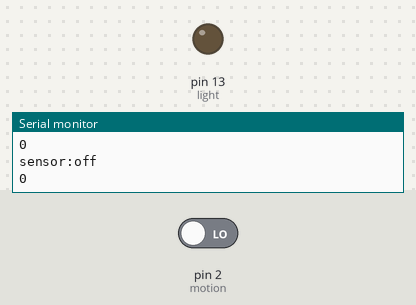
The sketch below on a simulated Arduino Uno, built with avr-gcc and run on an emulated ATmega328P. On the bench: output pins drawn as LEDs (lit = HIGH), the last lines printed to the serial monitor. Dashed ring = blinking. Inputs (shaded band) come from the test bench; at power-on: pin 2 (motion) LOW.

Above: at 4.8 s.
4.9 s: pin 2 (motion) driven HIGH
At 5.9 s:
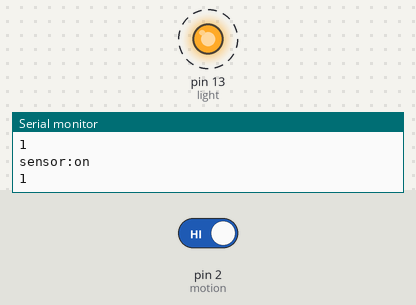
10.1 s: pin 2 (motion) driven LOW
At 11.8 s:
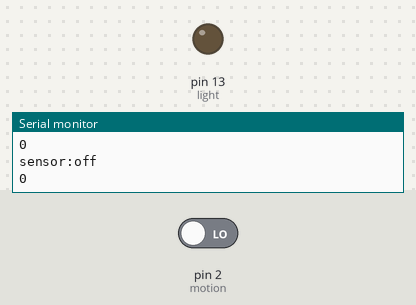
Timing chart, 0 to 13.3 s (numbered marks = the images above; inputs shaded):
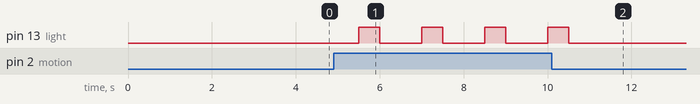

The sketch:

motionTest.ino
```cpp
// 적외선 센서 핀번호 선언
int motion = 2;
// 13번 고정 LED 핀번호 선언
int light = 13;

void setup() {
  // 적외선센서의 핀을 INPUT모드로 선언
    pinMode(motion,INPUT);
    // 13번LED센서의 핀을 OUTPUT모드로 선언
    pinMode(light, OUTPUT);
  // 시리얼 통신 속도 설정
    Serial.begin(9600);
}

void loop() {
  // 13번 LED off
  digitalWrite(light,LOW);
  delay(1000);

  // 적외선 인체감지 센서에서 값을 읽는다
  int sensor = digitalRead(motion);
  // 센서값을 시리얼 모니터에 출력
  Serial.println(sensor); //1, 0

  // 센서값이 HIGH(1)일 경우 13번 LED를 한번 깜빡인다
  if (sensor == HIGH) {
    digitalWrite(light, HIGH);
    Serial.println("sensor:on ");
    Serial.println(sensor);
    delay(500);
  } else {
    digitalWrite(light,LOW);
    Serial.println("sensor:off ");
    Serial.println(sensor);
    delay(500);
  }
}
```

Measured:
- after the input at 4.9 s, pin 13 (light): alternates HIGH for 0.50 s and LOW for 1.0 s, starting after 0.60 s
- after the input at 10.1 s, pin 13 (light): goes on until 10.5 s, then stays LOW
